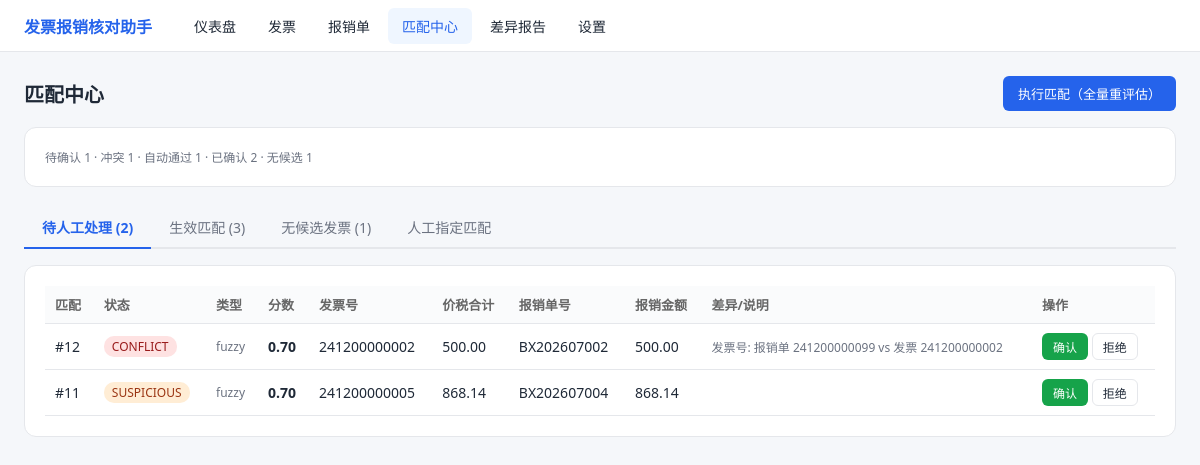
Page /matches on the earlier database version.
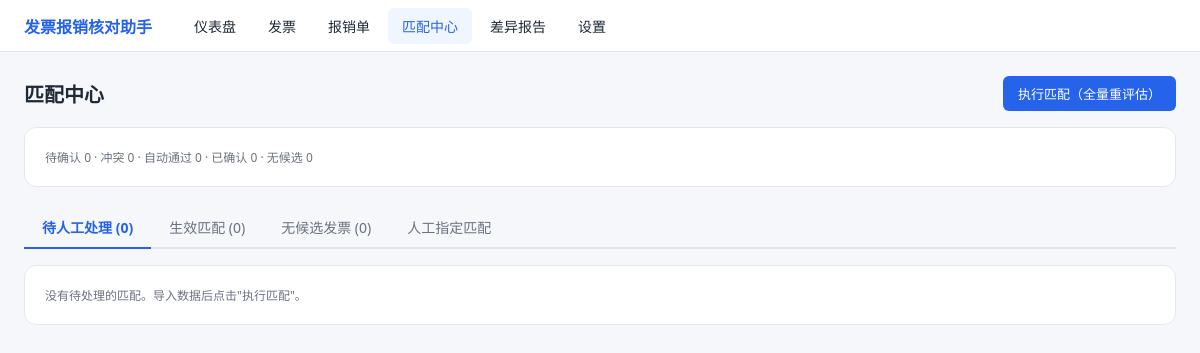
Same page on the later database version.
### tables this page shows
CREATE TABLE match_result (
    id           INTEGER PRIMARY KEY AUTOINCREMENT,
    invoice_id   INTEGER NOT NULL,
    reimburse_id INTEGER,
    match_type   TEXT NOT NULL
                 CHECK(match_type IN ('exact','composite','fuzzy','many_to_one','one_to_many','manual')),
    match_score  REAL NOT NULL DEFAULT 0.0 CHECK(match_score BETWEEN 0 AND 1),
    status       TEXT NOT NULL
                 CHECK(status IN ('PENDING','MATCHED','SUSPICIOUS','CONFLICT','UNMATCHED','CONFIRMED','REJECTED')),
    diff_fields  TEXT NOT NULL DEFAULT '[]',
    message      TEXT NOT NULL DEFAULT '',
    confirmed_by TEXT,
    confirmed_at TEXT,
    created_at   TEXT NOT NULL DEFAULT (datetime('now','localtime')),
    updated_at   TEXT NOT NULL DEFAULT (datetime('now','localtime')),
    FOREIGN KEY(invoice_id) REFERENCES invoice(id) ON DELETE CASCADE,
    FOREIGN KEY(reimburse_id) REFERENCES reimburse(id) ON DELETE CASCADE
);

CREATE TABLE invoice (
    id               INTEGER PRIMARY KEY AUTOINCREMENT,
    file_hash        TEXT NOT NULL,
    source_path      TEXT,
    file_type        TEXT NOT NULL CHECK(file_type IN ('pdf','ofd','xml','jpg','jpeg','png')),
    invoice_code     TEXT NOT NULL DEFAULT '',
    invoice_no       TEXT NOT NULL DEFAULT '',
    invoice_date     TEXT,
    buyer_name       TEXT NOT NULL DEFAULT '',
    buyer_tax_no     TEXT NOT NULL DEFAULT '',
    seller_name      TEXT NOT NULL DEFAULT '',
    seller_tax_no    TEXT NOT NULL DEFAULT '',
    amount           TEXT,
    tax_amount       TEXT,
    total_amount     TEXT,
    tax_rate         TEXT NOT NULL DEFAULT '',
    item_summary     TEXT NOT NULL DEFAULT '',
    check_code       TEXT NOT NULL DEFAULT '',
    raw_json         TEXT NOT NULL DEFAULT '{}',
    parse_engine     TEXT NOT NULL CHECK(parse_engine IN ('xml','ofd','pdf_text','ocr','manual')),
    parse_confidence REAL NOT NULL DEFAULT 0.0 CHECK(parse_confidence BETWEEN 0 AND 1),
    status           TEXT NOT NULL DEFAULT 'PARSING'
                     CHECK(status IN ('PARSING','PARSED','NORMAL','ABNORMAL','DUPLICATE','MATCHED')),
    is_red_flush     INTEGER NOT NULL DEFAULT 0,
    created_at       TEXT NOT NULL DEFAULT (datetime('now','localtime')),
    updated_at       TEXT NOT NULL DEFAULT (datetime('now','localtime'))
);

CREATE TABLE reimburse (
    id             INTEGER PRIMARY KEY AUTOINCREMENT,
    batch_id       TEXT NOT NULL,
    reimburse_no   TEXT NOT NULL,
    submitter      TEXT NOT NULL DEFAULT '',
    reimburse_date TEXT,
    period_start   TEXT,
    period_end     TEXT,
    expense_type   TEXT NOT NULL DEFAULT '',
    amount         TEXT NOT NULL,
    invoice_no     TEXT NOT NULL DEFAULT '',
    invoice_date   TEXT,
    remark         TEXT NOT NULL DEFAULT '',
    raw_row        TEXT NOT NULL DEFAULT '{}',
    row_index      INTEGER NOT NULL,
    created_at     TEXT NOT NULL DEFAULT (datetime('now','localtime'))
, template_id INTEGER, extra_data TEXT NOT NULL DEFAULT '{}', source_row INTEGER, parent_id INTEGER, split_type TEXT NOT NULL DEFAULT 'none');

### app/web/pages.py (the view)
@pages.get("/matches", response_class=HTMLResponse)
def matches_page(request: Request):
    pending = match_service.list_matches(["SUSPICIOUS", "CONFLICT"])
    active = match_service.list_matches(["MATCHED", "CONFIRMED"])
    unmatched = match_service.list_matches(["UNMATCHED"])
    options = match_service.matchable_options()
    return templates.TemplateResponse(request, "matches.html", {
        "request": request,
        "pending": pending, "active": active, "unmatched": unmatched,
        "opt_invoices": options["invoices"], "opt_reimburses": options["reimburses"],
        "counts": match_service.match_counts(),
    })

### app/web/templates/matches.html (shortened to what this page needs)
{% extends "base.html" %}
{% block content %}
<div style="display:flex;justify-content:space-between;align-items:center;margin-bottom:16px;">
  <h1 style="font-size:20px;">匹配中心</h1>
  <form class="inline" onsubmit="submitForm(event,'/api/match/run')">
    <button class="btn">执行匹配（全量重评估）</button>
  </form>
</div>
<div class="card">
  <div class="muted">
    待确认 {{ counts.get('SUSPICIOUS',0) }} · 冲突 {{ counts.get('CONFLICT',0) }} ·
    自动通过 {{ counts.get('MATCHED',0) }} · 已确认 {{ counts.get('CONFIRMED',0) }} ·
    无候选 {{ counts.get('UNMATCHED',0) }}
  </div>
</div>
<div class="tabs">
  <div class="tab active" onclick="switchTab(this,'panePending')">待人工处理 ({{ pending|length }})</div>
  <div class="tab" onclick="switchTab(this,'paneActive')">生效匹配 ({{ active|length }})</div>
  <div class="tab" onclick="switchTab(this,'paneUnmatched')">无候选发票 ({{ unmatched|length }})</div>
  <div class="tab" onclick="switchTab(this,'paneManual')">人工指定匹配</div>
</div>
<div class="tabpane active" id="panePending">
  <div class="card">
    {% if pending %}
    <table>
      <tr><th>匹配</th><th>状态</th><th>类型</th><th>分数</th><th>发票号</th><th>价税合计</th>
          <th>报销单号</th><th>报销金额</th><th>差异/说明</th><th>操作</th></tr>
      {% for m in pending %}
      <tr>
        <td>#{{ m.id }}</td>
        <td><span class="badge {{ m.status|badge }}">{{ m.status }}</span></td>
        <td class="muted">{{ m.match_type }}</td>
        <td><b>{{ '%.2f'|format(m.match_score) }}</b></td>
        <td>{{ m.invoice_no or '—' }}</td><td>{{ m.total_amount or '—' }}</td>
        <td>{% if m.reimburse_no %}{{ m.reimburse_no }}{% elif m.pair_reimburses %}汇总: {% for r in m.pair_reimburses %}{{ r.reimburse_no }} {% endfor %}{% else %}—{% endif %}</td>
        <td>{{ m.reimburse_amount or '—' }}</td>
        <td class="wrap muted">{{ m.message }}</td>
        <td>
          <button class="btn btn-sm btn-green" onclick="act('confirm',{{ m.id }})">确认</button>
          <button class="btn btn-sm btn-outline" onclick="act('reject',{{ m.id }})">拒绝</button>
        </td>
      </tr>
      {% endfor %}
    </table>
    {% else %}<p class="muted">没有待处理的匹配。导入数据后点击"执行匹配"。</p>{% endif %}
  </div>
</div>
{% endblock %}

Differences in the rows shown:
removed match_result: id "12", status "CONFLICT", match_type "fuzzy", match_score "0.70", invoice_no "241200000002", total_amount "500.00", reimburse_no "BX202607002", amount "500.00", message "发票号: 报销单 241200000099 vs 发票 241200000002"
removed match_result: id "11", status "SUSPICIOUS", match_type "fuzzy", match_score "0.70", invoice_no "241200000005", total_amount "868.14", reimburse_no "BX202607004", amount "868.14"
Other differences:
{{ counts.get('SUSPICIOUS',0) }}: "1" → "0"
{{ counts.get('CONFLICT',0) }}: "1" → "0"
{{ counts.get('MATCHED',0) }}: "1" → "0"
{{ counts.get('CONFIRMED',0) }}: "2" → "0"
{{ counts.get('UNMATCHED',0) }}: "1" → "0"
{{ pending|length }}: "2" → "0"
{{ active|length }}: "3" → "0"
{{ unmatched|length }}: "1" → "0"
text no longer shown: "匹配 状态 类型 分数 发票号 价税合计 报销单号 报销金额 差异/说明 操作"
text now shown: "没有待处理的匹配。导入数据后点击\"执行匹配\"。"
